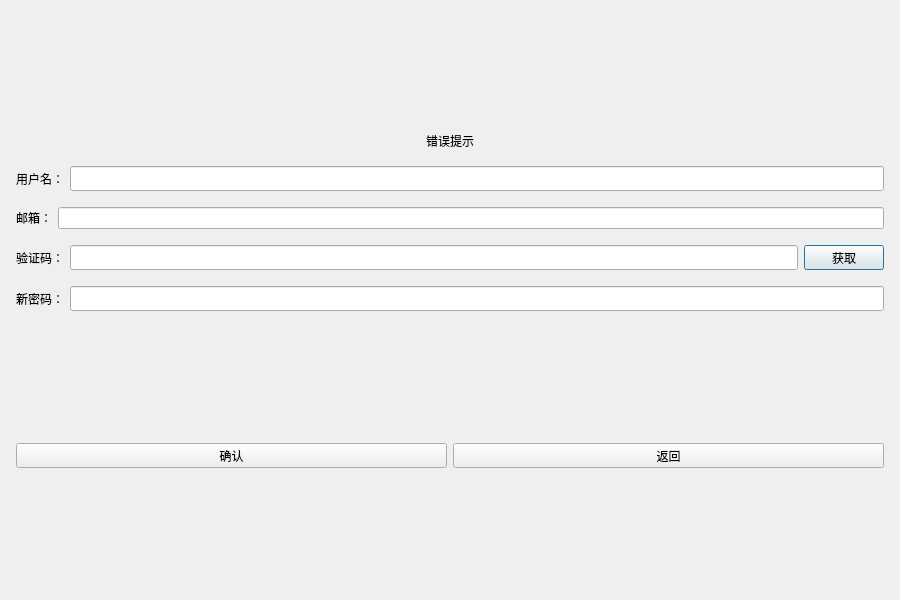
<?xml version="1.0" encoding="UTF-8"?>
<ui version="4.0">
 <class>ResetDialog</class>
 <widget class="QDialog" name="ResetDialog">
  <property name="geometry">
   <rect>
    <x>0</x>
    <y>0</y>
    <width>900</width>
    <height>600</height>
   </rect>
  </property>
  <property name="minimumSize">
   <size>
    <width>900</width>
    <height>600</height>
   </size>
  </property>
  <property name="maximumSize">
   <size>
    <width>900</width>
    <height>600</height>
   </size>
  </property>
  <property name="windowTitle">
   <string>ResetDialog</string>
  </property>
  <layout class="QHBoxLayout" name="horizontalLayout">
   <item>
    <layout class="QVBoxLayout" name="verticalLayout">
     <item>
      <spacer name="verticalSpacer_3">
       <property name="orientation">
        <enum>Qt::Vertical</enum>
       </property>
       <property name="sizeHint" stdset="0">
        <size>
         <width>20</width>
         <height>40</height>
        </size>
       </property>
      </spacer>
     </item>
     <item>
      <widget class="QWidget" name="horizontalWidget_6" native="true">
       <layout class="QHBoxLayout" name="horizontalLayout_7">
        <property name="leftMargin">
         <number>5</number>
        </property>
        <property name="topMargin">
         <number>5</number>
        </property>
        <property name="rightMargin">
         <number>5</number>
        </property>
        <property name="bottomMargin">
         <number>5</number>
        </property>
        <item>
         <widget class="QLabel" name="err_tip">
          <property name="text">
           <string>错误提示</string>
          </property>
          <property name="alignment">
           <set>Qt::AlignCenter</set>
          </property>
         </widget>
        </item>
       </layout>
      </widget>
     </item>
     <item>
      <widget class="QWidget" name="horizontalWidget" native="true">
       <layout class="QHBoxLayout" name="horizontalLayout_2">
        <property name="leftMargin">
         <number>5</number>
        </property>
        <property name="topMargin">
         <number>5</number>
        </property>
        <property name="rightMargin">
         <number>5</number>
        </property>
        <property name="bottomMargin">
         <number>5</number>
        </property>
        <item>
         <widget class="QLabel" name="user_label">
          <property name="minimumSize">
           <size>
            <width>0</width>
            <height>25</height>
           </size>
          </property>
          <property name="maximumSize">
           <size>
            <width>16777215</width>
            <height>25</height>
           </size>
          </property>
          <property name="text">
           <string>用户名：</string>
          </property>
         </widget>
        </item>
        <item>
         <widget class="QLineEdit" name="user_edit">
          <property name="minimumSize">
           <size>
            <width>0</width>
            <height>25</height>
           </size>
          </property>
          <property name="maximumSize">
           <size>
            <width>16777215</width>
            <height>25</height>
           </size>
          </property>
         </widget>
        </item>
       </layout>
      </widget>
     </item>
     <item>
      <widget class="QWidget" name="horizontalWidget_2" native="true">
       <layout class="QHBoxLayout" name="horizontalLayout_3">
        <property name="leftMargin">
         <number>5</number>
        </property>
        <property name="topMargin">
         <number>5</number>
        </property>
        <property name="rightMargin">
         <number>5</number>
        </property>
        <property name="bottomMargin">
         <number>5</number>
        </property>
        <item>
         <widget class="QLabel" name="email_label">
          <property name="text">
           <string>邮箱：</string>
          </property>
         </widget>
        </item>
        <item>
         <widget class="QLineEdit" name="email_edit"/>
        </item>
       </layout>
      </widget>
     </item>
     <item>
      <widget class="QWidget" name="horizontalWidget_3" native="true">
       <layout class="QHBoxLayout" name="horizontalLayout_4">
        <property name="leftMargin">
         <number>5</number>
        </property>
        <property name="topMargin">
         <number>5</number>
        </property>
        <property name="rightMargin">
         <number>5</number>
        </property>
        <property name="bottomMargin">
         <number>5</number>
        </property>
        <item>
         <widget class="QLabel" name="varify_label">
          <property name="minimumSize">
           <size>
            <width>0</width>
            <height>25</height>
           </size>
          </property>
          <property name="maximumSize">
           <size>
            <width>16777215</width>
            <height>25</height>
           </size>
          </property>
          <property name="text">
           <string>验证码：</string>
          </property>
         </widget>
        </item>
        <item>
         <widget class="QLineEdit" name="varify_edit">
          <property name="minimumSize">
           <size>
            <width>0</width>
            <height>25</height>
           </size>
          </property>
          <property name="maximumSize">
           <size>
            <width>16777215</width>
            <height>25</height>
           </size>
          </property>
         </widget>
        </item>
        <item>
         <widget class="QPushButton" name="varify_btn">
          <property name="minimumSize">
           <size>
            <width>0</width>
            <height>25</height>
           </size>
          </property>
          <property name="maximumSize">
           <size>
            <width>16777215</width>
            <height>25</height>
           </size>
          </property>
          <property name="text">
           <string>获取</string>
          </property>
         </widget>
        </item>
       </layout>
      </widget>
     </item>
     <item>
      <widget class="QWidget" name="horizontalWidget_4" native="true">
       <layout class="QHBoxLayout" name="horizontalLayout_5">
        <property name="leftMargin">
         <number>5</number>
        </property>
        <property name="topMargin">
         <number>5</number>
        </property>
        <property name="rightMargin">
         <number>5</number>
        </property>
        <property name="bottomMargin">
         <number>5</number>
        </property>
        <item>
         <widget class="QLabel" name="pwd_label">
          <property name="minimumSize">
           <size>
            <width>0</width>
            <height>25</height>
           </size>
          </property>
          <property name="maximumSize">
           <size>
            <width>16777215</width>
            <height>25</height>
           </size>
          </property>
          <property name="text">
           <string>新密码：</string>
          </property>
         </widget>
        </item>
        <item>
         <widget class="QLineEdit" name="pwd_edit">
          <property name="minimumSize">
           <size>
            <width>0</width>
            <height>25</height>
           </size>
          </property>
          <property name="maximumSize">
           <size>
            <width>16777215</width>
            <height>25</height>
           </size>
          </property>
         </widget>
        </item>
       </layout>
      </widget>
     </item>
     <item>
      <spacer name="verticalSpacer_2">
       <property name="orientation">
        <enum>Qt::Vertical</enum>
       </property>
       <property name="sizeHint" stdset="0">
        <size>
         <width>20</width>
         <height>20</height>
        </size>
       </property>
      </spacer>
     </item>
     <item>
      <widget class="QWidget" name="horizontalWidget_5" native="true">
       <layout class="QHBoxLayout" name="horizontalLayout_6">
        <property name="leftMargin">
         <number>5</number>
        </property>
        <property name="topMargin">
         <number>5</number>
        </property>
        <property name="rightMargin">
         <number>5</number>
        </property>
        <property name="bottomMargin">
         <number>5</number>
        </property>
        <item>
         <widget class="QPushButton" name="sure_btn">
          <property name="minimumSize">
           <size>
            <width>0</width>
            <height>25</height>
           </size>
          </property>
          <property name="maximumSize">
           <size>
            <width>16777215</width>
            <height>25</height>
           </size>
          </property>
          <property name="text">
           <string>确认</string>
          </property>
         </widget>
        </item>
        <item>
         <widget class="QPushButton" name="return_btn">
          <property name="minimumSize">
           <size>
            <width>0</width>
            <height>25</height>
           </size>
          </property>
          <property name="maximumSize">
           <size>
            <width>16777215</width>
            <height>25</height>
           </size>
          </property>
          <property name="text">
           <string>返回</string>
          </property>
         </widget>
        </item>
       </layout>
      </widget>
     </item>
     <item>
      <spacer name="verticalSpacer">
       <property name="orientation">
        <enum>Qt::Vertical</enum>
       </property>
       <property name="sizeHint" stdset="0">
        <size>
         <width>20</width>
         <height>40</height>
        </size>
       </property>
      </spacer>
     </item>
    </layout>
   </item>
  </layout>
 </widget>
 <resources/>
 <connections/>
</ui>
